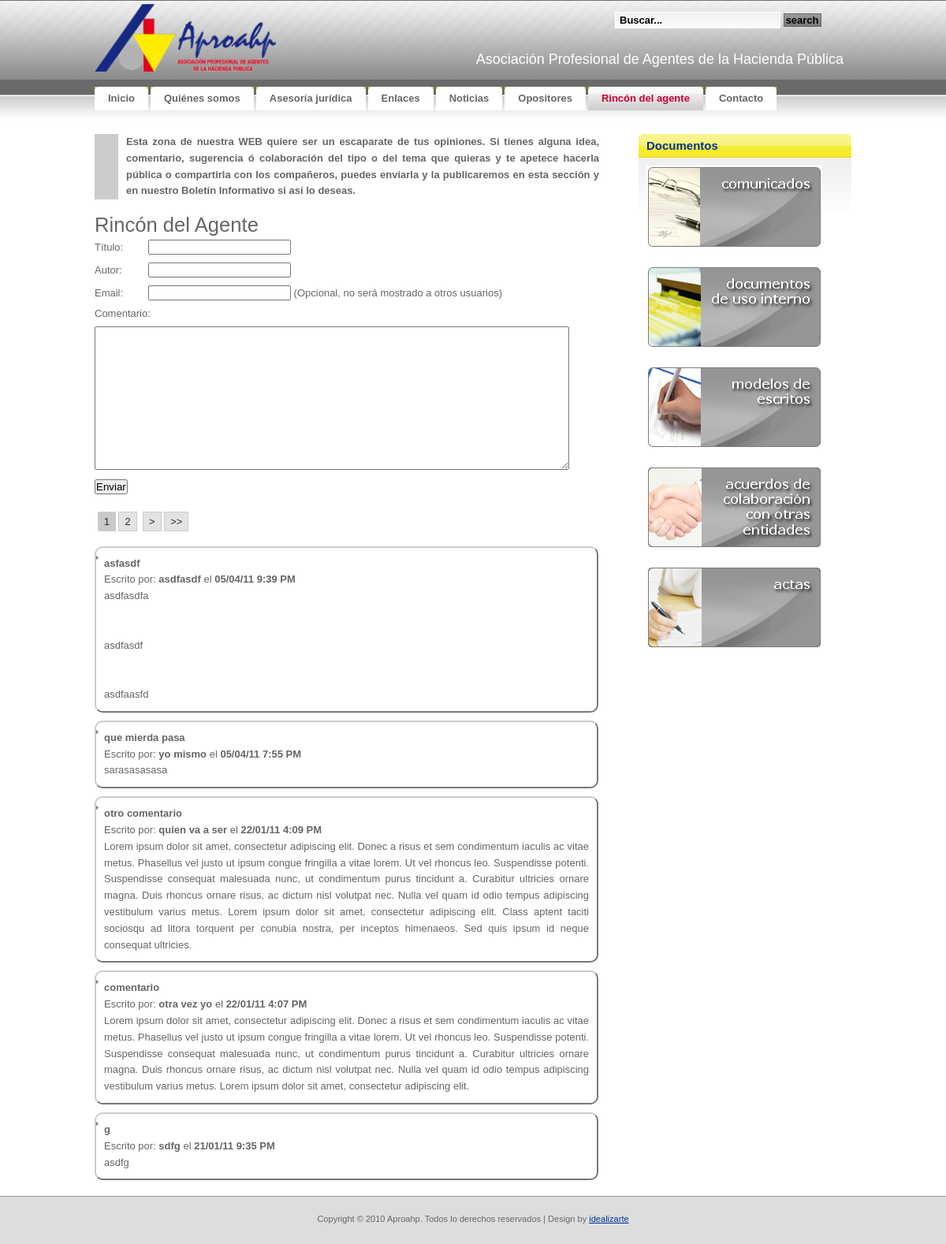
Before: /rinconagente/rinconagente.php with the older database file.
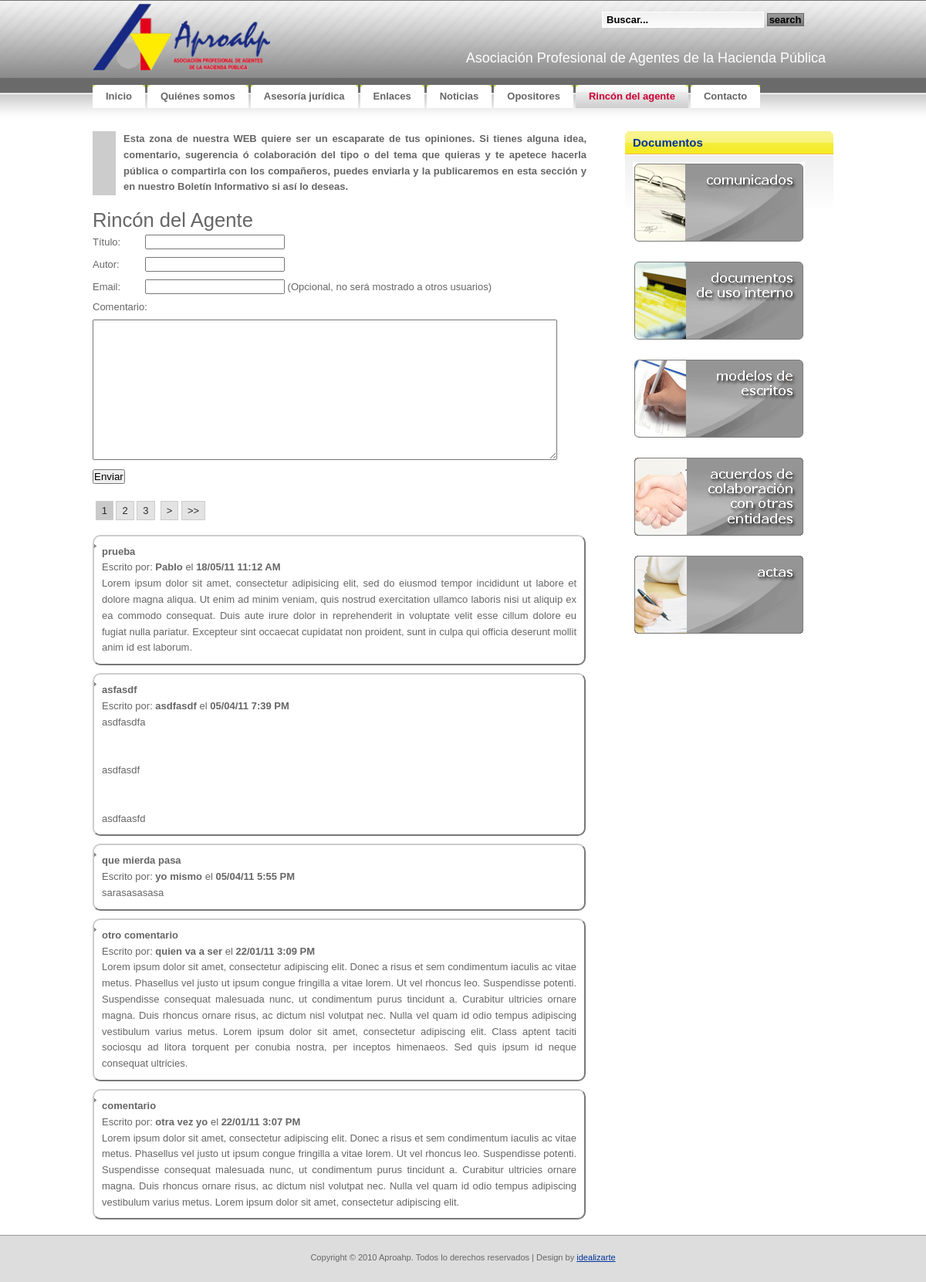
After: the same page with the newer database file.
### tables this page shows
CREATE TABLE IF NOT EXISTS `tbl_blog` (
  `BLG_ID` bigint(20) NOT NULL AUTO_INCREMENT,
  `BLG_Activa` tinyint(1) NOT NULL,
  `BLG_Fecha` timestamp NOT NULL DEFAULT CURRENT_TIMESTAMP,
  `BLG_Titulo` varchar(50) NOT NULL,
  `BLG_Autor` varchar(50) NOT NULL,
  `BLG_Email` varchar(50) NOT NULL,
  `BLG_Comentario` varchar(5000) NOT NULL,
  PRIMARY KEY (`BLG_ID`)
);

### rinconagente/rinconagente.php (the view, shortened to what the changed rows need)
<?php
	require("../lib/siteconfig.php");
?>
<!DOCTYPE html PUBLIC "-//W3C//DTD XHTML 1.0 Strict//EN"
  "http://www.w3.org/TR/xhtml1/DTD/xhtml1-strict.dtd">
<html xmlns="http://www.w3.org/1999/xhtml" xml:lang="en" lang="en">
<head>
	<link rel="stylesheet" href="../css/reset.css" type="text/css" media="screen" title="no title" charset="utf-8"/>
	<link rel="stylesheet" href="../css/aproahp.css" type="text/css" media="screen" title="no title" charset="utf-8"/>
	<link rel="stylesheet" href="../css/jquery-ui.css" type="text/css" media="screen" title="no title" charset="utf-8"/>
</head>
<body onload="MM_preloadImages('images/rinconagente_over_03.gif','images/rinconagente_over_06.gif','images/rinconagente_over_08.gif','images/rinconagente_over_10.gif','images/actas.gif','images/actas_over.gif')">
<div id="container">
<?php require("../header.php"); ?>
		<div id="izda-a">
			<div id='blog'>
			<h1>Rincón del Agente</h1>
				<ul>
			<?php
			if(!isset($_GET['pagenum'])){
				$pagenum = 1;
			}else{
				$pagenum = $_GET['pagenum'];
			}
			$blg_result = mysql_query("SELECT * FROM tbl_blog ORDER BY blg_fecha DESC") or die(mysql_error());
			$rows = mysql_num_rows($blg_result);
			$page_rows = 5;
			$pdata=pagination($rows,$pagenum,$page_rows);
			echo ($pdata['links']);
			echo "<ul>";
			$blg_result=mysql_query("SELECT * FROM tbl_blog ORDER BY blg_fecha DESC ".$pdata['limites'].";") or die(mysql_error());
			for ($x = 0, $numrows = mysql_num_rows($blg_result); $x < $numrows; $x++) {
				$row = mysql_fetch_assoc($blg_result);
				$datetime = date("d/m/y g:i A", strtotime($row["BLG_Fecha"]));
				echo "<li class= post><span class=highlight>".$row["BLG_Titulo"]."</span><br>Escrito por: <span class=highlight>".$row["BLG_Autor"]."</span> el <span class=highlight>".$datetime."</span><br>".nl2br($row["BLG_Comentario"])."</li>";
			}
			echo "</ul>";
		?>
			</div>
		</div>
	<div id="dcha-a">
	<div class="box-yellow">
		<h2 class="section"><b>Documentos</b></h2>
	</div>
</div>
</div>
</body>
</html>

### header.php (shortened to what the changed rows need)
<?php
$parts = Explode('/', $_SERVER["PHP_SELF"]);
$paginaactual= $parts[count($parts) - 1];
if(strcmp($paginaactual, "index.php")==0)
	$folder ="";
else
	$folder ="../";
$menu = array (array ( "Name" => "Inicio","Link" => "index.php","Subfolder" => ""),
			   array ( "Name" => "Quiénes somos","Link" => "kienes.php","Subfolder" => "kienes/"),
			   array ( "Name" => "Asesoría jurídica","Link" => "asesoria.php","Subfolder" => "asesoria/"),
			   array ( "Name" => "Enlaces","Link" => "enlaces.php","Subfolder" => "enlaces/"),
			   array ( "Name" => "Noticias","Link" => "noticias.php","Subfolder" => "noticias/"),
			   array ( "Name" => "Opositores","Link" => "opositores.php","Subfolder" => "opositores/"),
			   array ( "Name" => "Rincón del agente","Link" => "rinconagente.php","Subfolder" => "rinconagente/"),
			   array ( "Name" => "Contacto","Link" => "contacto.php","Subfolder" => "contacto/")
              );
?>
<div id="header">
	<?php echo('<div id="letras"><h2>'."Asociación Profesional de Agentes de la Hacienda Pública".'</h2>');?>
</div>
</div>
<div id="menu">
	<ul>
		<?php
		foreach($menu as $item){
				if(strcmp($paginaactual, $item['Link'])==0)
					echo('<li class="active">');
				else
					echo('<li>');
				echo('<a href="'.$folder.$item['Subfolder'].$item['Link'].'"><b>'.$item['Name'].'</b></a></li>');
		}?>
			</ul>
</div>

### lib/siteconfig.php (shortened to what the changed rows need)
<?php
	function pagination($rows,$pagenum,$page_rows){
		$last = ceil($rows/$page_rows);
		$linkbase = $_SERVER['PHP_SELF'];
		$_pagi_query_string = "?";
		$plinks='';
		$limites='';
		if($rows > $page_rows){
			$_pagi_propagar = array_keys($_GET);
			$linkbase .= $_pagi_query_string;
			if($last > 1){
				$plinks.="<div id=pagination>";
				$showpages=2;
				$pagemin=(($pagenum - $showpages)<1)?1:($pagenum - $showpages);
				$pagemax=(($pagenum + $showpages)>$last)?$last:($pagenum + $showpages);
				for($x=$pagemin;$x<=$pagemax;$x++){
					if($x==$pagenum){
						$plinks.="&nbsp;<strong>$x</strong>";
					}else{
						$plinks.="&nbsp;<a href='".$linkbase."pagenum=$x'>$x</a>";
					}
				}
				$plinks.="&nbsp;";
				if ($pagenum == $last) {}
				else{
					$next = $pagenum+1;
					$plinks.=" <a href='".$linkbase."pagenum=$next'> ></a> ";
					$plinks.=" ";
					$plinks.=" <a href='".$linkbase."pagenum=$last'> >></a> ";
				}
				$plinks.="</div>";
			}
			$limites = 'limit ' .($pagenum - 1) * $page_rows .',' .$page_rows;
		}
		return(array ( "links" => $plinks,"limites" => "$limites"));
	}
?>

Changed rows visible on the page:
no longer on this page (row edited): tbl_blog: BLG_Titulo "g", BLG_Autor "sdfg", BLG_Fecha "21/01/11 9:35 PM", BLG_Comentario "asdfg"
added tbl_blog: BLG_Titulo "prueba", BLG_Autor "Pablo", BLG_Fecha "18/05/11 11:12 AM", BLG_Comentario "Lorem ipsum dolor sit amet, consectetur adipisicing elit, sed do eiusmod tempor incididunt ut labore et dolore magna aliqua. Ut enim ad minim veniam, quis nostrud exercitation ullamco laboris nisi ut aliquip ex ea commodo consequat. Duis aute irure dolor in reprehenderit in voluptate velit esse cillum dolore eu fugiat nulla pariatur. Excepteur sint occaecat cupidatat non proident, sunt in culpa qui officia deserunt mollit anim id est laborum."
changed tbl_blog "asfasdf": BLG_Fecha "05/04/11 9:39 PM" → "05/04/11 7:39 PM"
changed tbl_blog "que mierda pasa": BLG_Fecha "05/04/11 7:55 PM" → "05/04/11 5:55 PM"
changed tbl_blog "otro comentario": BLG_Fecha "22/01/11 4:09 PM" → "22/01/11 3:09 PM"
changed tbl_blog "comentario": BLG_Fecha "22/01/11 4:07 PM" → "22/01/11 3:07 PM"
Other visible differences:
new list line: "3"
